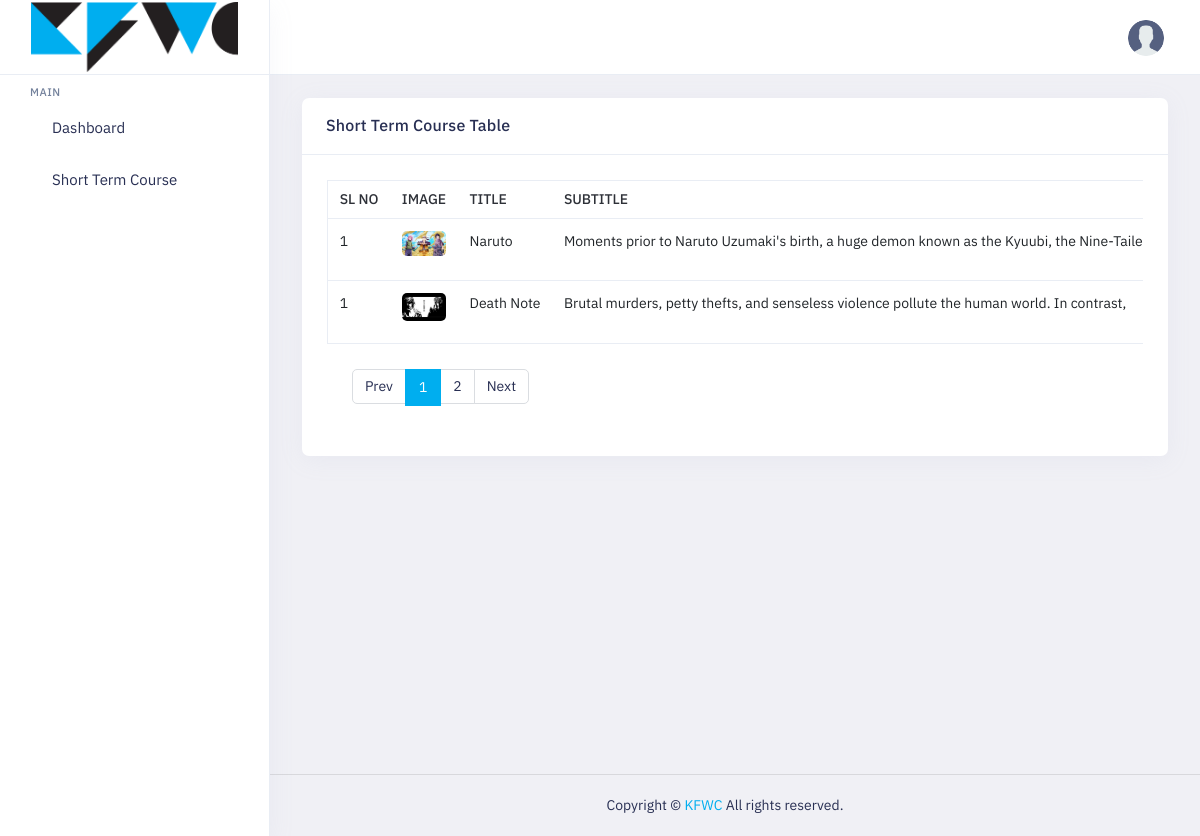
The app's page /short_course (signed in) with its own data.
### modules/models.py (models this page shows)
class ShortTermCourse(models.Model):
    title = models.CharField(max_length=100)
    subtitle = models.CharField(max_length=100)
    description = models.TextField()
    image = models.ImageField(default=None)
    amount = models.FloatField()
    additional_information = models.TextField()
    status = models.CharField(max_length=10, choices=[('Enable', 'Enable'), ('Disable', 'Disable')])

### modules/views.py (the view, shortened to what this page needs)
# urls.py: path('short_course', ShortCourseAPI.as_view(), name='short_course'),
class ShortCourseAPI(APIView):
    def get(self, request):
        all_courses = ShortTermCourse.objects.all()
        paginator = Paginator(all_courses, 2)  # Display 2 records per page
        page_number = request.GET.get('page')
        courses = paginator.get_page(page_number)
        return render(request, "short-course-view.html", {'courses': courses})

### templates/short-course-view.html (shortened to what this page needs)
{% extends "base.html" %}
{% block content %}
{% load static %}
<div class="main-content app-content mt-0">
    <div class="side-app">
        <div class="main-container container-fluid">
            <div class="page-header">
                <h1 class="page-title">Short Term Course View</h1>
                <a href="/add_short_course" class="btn btn-danger btn-pill">Add </a>
            </div>
            <div class="row">
                <div class="col-xl-12">
                    <div class="card">
                        <div class="card-header">
                            <h3 class="card-title">Short Term Course Table</h3>
                        </div>
                        <div class="card-body">
                            <div class="table-responsive">
                                <div class="table-responsive">
                                    <table class="table border text-nowrap text-md-nowrap table-hover mb-0">
                                        <thead>
                                            <tr>
                                                <th>Sl No</th>
                                                <th>Image</th>
                                                <th>Title</th>
                                                <th>Subtitle</th>
                                            </tr>
                                        </thead>
                                        <tbody>
                                            {% for course in courses %}
                                            <tr>
                                                <td>1</td>
                                                <td>
                                                    <img class="d-block img-fluid br-5 img-td"
                                                        src="media/{{course.image}}" alt="">
                                                </td>
                                                <td>{{course.title}}</td>
                                                <td>{{course.subtitle}}</td>
                                            </tr>
                                            {% endfor %}
                                        </tbody>
                                    </table>
                                </div>
                                <div class="card-body">
                                    <ul class="pagination">
                                        <li class="page-item page-prev">
                                            {% if courses.has_previous %}
                                                <a class="page-link" href="?page=1" tabindex="-1">Prev</a>
                                            {% else %}
                                                <span class="page-link">Prev</span>
                                            {% endif %}
                                        </li>
                                        {% for page in courses.paginator.page_range %}
                                            <li class="page-item {% if page == courses.number %}active{% endif %}">
                                                <a class="page-link" href="?page={{ page }}">{{ page }}</a>
                                            </li>
                                        {% endfor %}
                                        <li class="page-item page-next">
                                            {% if courses.has_next %}
                                                <a class="page-link" href="?page={{ courses.paginator.num_pages }}">Next</a>
                                            {% else %}
                                                <span class="page-link">Next</span>
                                            {% endif %}
                                        </li>
                                    </ul>
                                </div>
                            </div>
                        </div>
                    </div>
                </div>
            </div>
        </div>
    </div>
    {% endblock %}

### templates/base.html (shortened to what this page needs)
<!DOCTYPE html>
<html>
<head>
  <link rel="stylesheet" href="https://cdnjs.cloudflare.com/ajax/libs/twitter-bootstrap/4.5.0/css/bootstrap.min.css">
<link rel="stylesheet" href="https://cdnjs.cloudflare.com/ajax/libs/OwlCarousel2/2.3.4/assets/owl.carousel.min.css">
<link rel="stylesheet" href="https://cdnjs.cloudflare.com/ajax/libs/OwlCarousel2/2.3.4/assets/owl.theme.default.css">
</head>
<body>
    {% include 'header.html' %}
    <div id="content">
        {% block content %}{% endblock %}
    </div>
    {% include 'footer.html' %}
</body>
</html>

### templates/header.html (shortened to what this page needs)
<!doctype html>
<html lang="en" dir="ltr">
<head>
    {% load static %}
    <link id="style" href="{% static 'plugins/bootstrap/css/bootstrap.min.css' %}" rel="stylesheet" />
    <link href="{% static 'css/style.css' %}" rel="stylesheet" />
    <link href="{% static 'css/dark-style.css' %}" rel="stylesheet" />
    <link href="{% static 'css/transparent-style.css' %}" rel="stylesheet">
    <link href="{% static 'css/skin-modes.css' %}" rel="stylesheet" />
    <link href="{% static 'css/icons.css' %}" rel="stylesheet" />
    <link id="theme" rel="stylesheet" type="text/css" media="all" href="{% static 'colors/color1.css' %}" />
    <link href="{% static 'css/style-custom.css' %}" rel="stylesheet" />
</head>
<body class="app sidebar-mini ltr light-mode">
    <div class="page">
        <div class="page-main">
            <div class="app-header header sticky">
                <div class="container-fluid main-container">
                    <div class="d-flex">
                        <a aria-label="Hide Sidebar" class="app-sidebar__toggle" data-bs-toggle="sidebar"
                            href="javascript:void(0)"></a>
                        <div class="d-flex order-lg-2 ms-auto header-right-icons">
                            <div class="navbar navbar-collapse responsive-navbar p-0">
                                <div class="collapse navbar-collapse" id="navbarSupportedContent-4">
                                    <div class="d-flex order-lg-2">
                                        <div class="d-flex country">
                                            <a class="nav-link icon theme-layout nav-link-bg layout-setting">
                                                <span class="dark-layout"><i class="fe fe-moon"></i></span>
                                            </a>
                                        </div>
                                        <div class="dropdown d-flex profile-1">
                                            <a href="javascript:void(0)" data-bs-toggle="dropdown"
                                                class="nav-link leading-none d-flex">
                                                <img src="{% static 'images_ex/user.png' %}" alt="profile-user"
                                                    class="avatar  profile-user brround cover-image">
                                            </a>
                                        </div>
                                    </div>
                                </div>
                            </div>
                        </div>
                    </div>
                </div>
            </div>
            <div class="sticky">
                <div class="app-sidebar">
                    <div class="side-header">
                        <a class="header-brand1" href="/fns">
                            <img src="{% static 'images_ex/logo.png' %}" class="header-brand-img light-logo1" alt="logo">
                        </a>
                    </div>
                    <div class="main-sidemenu">
                        <ul class="side-menu">
                            <li class="sub-category">
                                <h3>Main</h3>
                            </li>
                            <li class="slide">
                                <a class="side-menu__item has-link" data-bs-toggle="slide" href="/fns"><i
                                        class="side-menu__icon fe fe-home"></i><span
                                        class="side-menu__label">Dashboard</span></a>
                            </li>
                              <li class="slide">
                                <a class="side-menu__item has-link" data-bs-toggle="slide" href="/short_course"><i
                                        class="side-menu__icon fa fa-book"></i><span
                                        class="side-menu__label">Short Term Course</span></a>
                            </li>
                        </ul>
                    </div>
                </div>
            </div>

### templates/footer.html (shortened to what this page needs)
        </div>
        <footer class="footer">
            <div class="container">
                <div class="row align-items-center flex-row-reverse">
                    <div class="col-md-12 col-sm-12 text-center">
                        Copyright ©  <a href="">KFWC</a> All rights reserved.
                    </div>
                </div>
            </div>
        </footer>
    </div>
    {% load static %}
</body>
</html>

### static/colors/color1.css (style rules this page uses)
a { color: var(--primary-bg-color); }
.page-item.active .page-link { color: #fff; background-color: var(--primary-bg-color); border-color: var(--primary-bg-color); }
.footer a:not(.btn) { color: var(--primary-bg-color); }
.avatar { background: var(--primary02) no-repeat center/cover; }

### static/css/style-custom.css (style rules this page uses)
.header-brand-img { width: 130px !important; }
.img-td { width: 100px; }
.header-brand-img { height: 70px; width: auto !important; }
.side-menu .side-menu__icon { color: #00aeef !important; }
.header-right-icons .nav-link.icon { color: #00aeef !important; }
.app-sidebar__toggle { color: #00aeef !important; }
.footer a:not(.btn) { color: #00aeef !important; }
.page-item.active .page-link { background: #00aeef !important; border: 2px solid #00aeef !important; }

### records on screen
ShortTermCourse: image (picture), title "Naruto", subtitle "Moments prior to Naruto Uzumaki's birth, a huge demon known as the Kyuubi, the…"
ShortTermCourse: image (picture), title "Death Note", subtitle "Brutal murders, petty thefts, and senseless violence pollute the human world. In contrast,"

### other values on screen
{{ page }} "1" "2"
